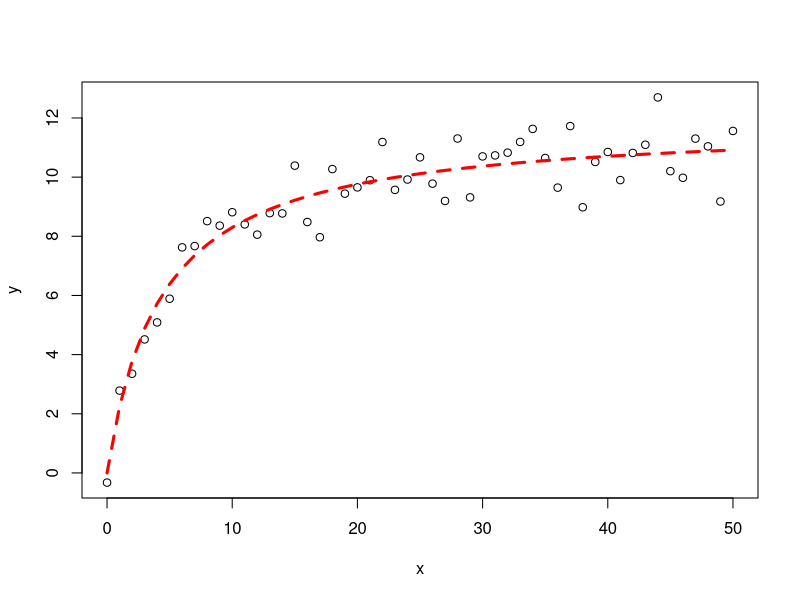
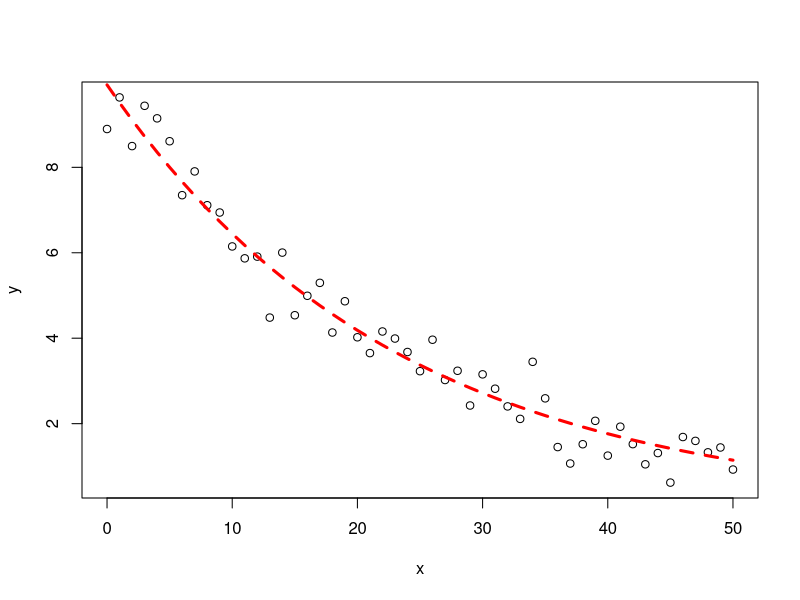
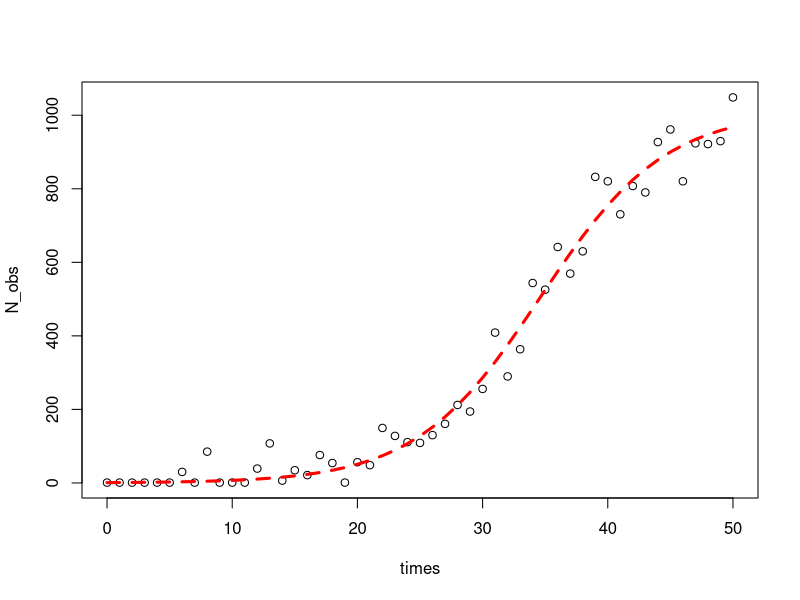

The R script that drew these images, in order:
#simulate some data
set.seed(20160227)
x<-seq(0,50,1)
y<-((runif(1,10,20)*x)/(runif(1,0,10)+x))+rnorm(51,0,1)
#for simple models nls find good starting values for the parameters even if it throw a warning
m<-nls(y~a*x/(b+x))
#get some estimation of goodness of fit
cor(y,predict(m))
#plot
plot(x,y)
lines(x,predict(m),lty=2,col="red",lwd=3) 

#simulate some data, this without a priori knowledge of the parameter value
y<-runif(1,5,15)*exp(-runif(1,0.01,0.05)*x)+rnorm(51,0,0.5)
#visually estimate some starting parameter values
plot(x,y)
#from this graph set approximate starting values
a_start<-8 #param a is the y value when x=0
b_start<-2*log(2)/a_start #b is the decay rate
#model
m<-nls(y~a*exp(-b*x),start=list(a=a_start,b=b_start))
#get some estimation of goodness of fit
cor(y,predict(m))
#plot the fit
lines(x,predict(m),col="red",lty=2,lwd=3)

summary(m)


library(deSolve)
#simulating some population growth from the logistic equation and estimating the parameters using nls
log_growth <- function(Time, State, Pars) {
  with(as.list(c(State, Pars)), {
    dN <- R*N*(1-N/K)
    return(list(c(dN)))
  })
}
#the parameters for the logisitc growth
pars  <- c(R=0.2,K=1000)
#the initial numbers
N_ini  <- c(N=1)
#the time step to evaluate the ODE
times <- seq(0, 50, by = 1)
#the ODE
out   <- ode(N_ini, times, log_growth, pars)
#add some random variation to it
N_obs<-out[,2]+rnorm(51,0,50)
#numbers cannot go lower than 1
N_obs<-ifelse(N_obs<1,1,N_obs)
#plot
plot(times,N_obs)

#find the parameters for the equation
SS<-getInitial(N_obs~SSlogis(times,alpha,xmid,scale),data=data.frame(N_obs=N_obs,times=times))

#we used a different parametrization
K_start<-SS["alpha"]
R_start<-1/SS["scale"]
N0_start<-SS["alpha"]/(exp(SS["xmid"]/SS["scale"])+1)
#the formula for the model
log_formula<-formula(N_obs~K*N0*exp(R*times)/(K+N0*(exp(R*times)-1)))
#fit the model
m<-nls(log_formula,start=list(K=K_start,R=R_start,N0=N0_start))
#estimated parameters
summary(m)
#get some estimation of goodness of fit
cor(N_obs,predict(m))

lines(times,predict(m),col="red",lty=2,lwd=3)
